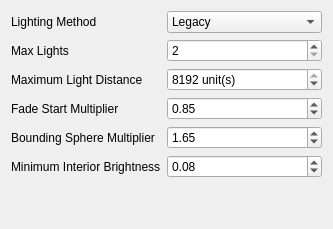
           <widget class="QWidget" name="lightingTab">
            <attribute name="title">
             <string>Lighting</string>
            </attribute>
            <layout class="QHBoxLayout" name="horizontalLightingLayout">
             <item>
              <layout class="QGridLayout" name="lightingLayout" columnstretch="0,0">
               <item row="4" column="0">
                <widget class="QLabel" name="lightsMaximumDistanceLabel">
                 <property name="toolTip">
                  <string>&lt;html&gt;&lt;head/&gt;&lt;body&gt;&lt;p&gt;Maximum distance at which lights will appear (measured in units).&lt;/p&gt;&lt;p&gt;Set this to 0 to use an unlimited distance.&lt;/p&gt;&lt;/body&gt;&lt;/html&gt;</string>
                 </property>
                 <property name="text">
                  <string>Maximum Light Distance</string>
                 </property>
                </widget>
               </item>
               <item row="8" column="1">
                <spacer name="verticalSpacer_10">
                 <property name="orientation">
                  <enum>Qt::Vertical</enum>
                 </property>
                 <property name="sizeHint" stdset="0">
                  <size>
                   <width>20</width>
                   <height>40</height>
                  </size>
                 </property>
                </spacer>
               </item>
               <item row="3" column="0">
                <widget class="QLabel" name="lightsMaxLightsLabel">
                 <property name="toolTip">
                  <string>&lt;html&gt;&lt;head/&gt;&lt;body&gt;&lt;p&gt;Maximum number of lights per object.&lt;/p&gt;&lt;p&gt;A low number near default will cause light popping similar to what you would see with legacy lighting.&lt;/p&gt;&lt;/body&gt;&lt;/html&gt;</string>
                 </property>
                 <property name="text">
                  <string>Max Lights</string>
                 </property>
                </widget>
               </item>
               <item row="5" column="0">
                <widget class="QLabel" name="lightFadeMultiplierLabel">
                 <property name="toolTip">
                  <string>&lt;html&gt;&lt;head/&gt;&lt;body&gt;&lt;p&gt;Fraction of maximum distance at which lights will start to fade.&lt;/p&gt;&lt;p&gt;Set this to a low value for slower transitions or a high value for quicker transitions.&lt;/p&gt;&lt;/body&gt;&lt;/html&gt;</string>
                 </property>
                 <property name="text">
                  <string>Fade Start Multiplier</string>
                 </property>
                </widget>
               </item>
               <item row="2" column="0">
                <widget class="QLabel" name="lightingMethodLabel">
                 <property name="toolTip">
                  <string>&lt;html&gt;&lt;head/&gt;&lt;body&gt;&lt;p&gt;Set the internal handling of light sources.&lt;/p&gt;
&lt;p&gt; &quot;Legacy&quot; always uses 8 lights per object and provides a lighting closest to an original game.&lt;/p&gt;
&lt;p&gt;&quot;Shaders (compatibility)&quot; removes the 8 light limit. This mode also enables lighting on groundcover and a configurable light fade. It is recommended to use this with older hardware and a light limit closer to 8.&lt;/p&gt;
&lt;p&gt; &quot;Shaders&quot; carries all of the benefits that &quot;Shaders (compatibility)&quot; does, but uses a modern approach that allows for a higher max lights count with little to no performance penalties on modern hardware.&lt;/p&gt;&lt;/body&gt;&lt;/html&gt;</string>
                 </property>
                 <property name="text">
                  <string>Lighting Method</string>
                 </property>
                </widget>
               </item>
               <item row="2" column="1">
                <widget class="QComboBox" name="lightingMethodComboBox">
                 <item>
                  <property name="text">
                   <string>Legacy</string>
                  </property>
                 </item>
                 <item>
                  <property name="text">
                   <string>Shaders (compatibility)</string>
                  </property>
                 </item>
                 <item>
                  <property name="text">
                   <string>Shaders</string>
                  </property>
                 </item>
                </widget>
               </item>
               <item row="6" column="0">
                <widget class="QLabel" name="lightsBoundingSphereMultiplierLabel">
                 <property name="toolTip">
                  <string>&lt;html&gt;&lt;head/&gt;&lt;body&gt;&lt;p&gt;Multipler for bounding sphere of lights.&lt;/p&gt;&lt;p&gt;Higher numbers allows for smooth falloff but require an increase in number of max lights.&lt;/p&gt;&lt;p&gt;Does not effect the illumination or strength of lights.&lt;/p&gt;&lt;/body&gt;&lt;/html&gt;</string>
                 </property>
                 <property name="text">
                  <string>Bounding Sphere Multiplier</string>
                 </property>
                </widget>
               </item>
               <item row="7" column="0">
                <widget class="QLabel" name="lightsMinimumInteriorBrightnessLabel">
                 <property name="toolTip">
                  <string>&lt;html&gt;&lt;head/&gt;&lt;body&gt;&lt;p&gt;Minimum ambient interior brightness.&lt;/p&gt;&lt;p&gt;Increase this if you feel interiors are too dark.&lt;/p&gt;&lt;/body&gt;&lt;/html&gt;</string>
                 </property>
                 <property name="text">
                  <string>Minimum Interior Brightness</string>
                 </property>
                </widget>
               </item>
               <item row="6" column="1">
                <widget class="QDoubleSpinBox" name="lightsBoundingSphereMultiplierSpinBox">
                 <property name="maximum">
                  <double>5.000000000000000</double>
                 </property>
                 <property name="singleStep">
                  <double>0.050000000000000</double>
                 </property>
                 <property name="value">
                  <double>1.650000000000000</double>
                 </property>
                </widget>
               </item>
               <item row="5" column="1">
                <widget class="QDoubleSpinBox" name="lightFadeMultiplierSpinBox">
                 <property name="maximum">
                  <double>1.000000000000000</double>
                 </property>
                 <property name="singleStep">
                  <double>0.010000000000000</double>
                 </property>
                 <property name="value">
                  <double>0.850000000000000</double>
                 </property>
                </widget>
               </item>
               <item row="7" column="1">
                <widget class="QDoubleSpinBox" name="lightsMinimumInteriorBrightnessSpinBox">
                 <property name="maximum">
                  <double>1.000000000000000</double>
                 </property>
                 <property name="singleStep">
                  <double>0.010000000000000</double>
                 </property>
                 <property name="value">
                  <double>0.080000000000000</double>
                 </property>
                </widget>
               </item>
               <item row="4" column="1">
                <widget class="QSpinBox" name="lightsMaximumDistanceSpinBox">
                 <property name="suffix">
                  <string> unit(s)</string>
                 </property>
                 <property name="maximum">
                  <number>8192</number>
                 </property>
                 <property name="singleStep">
                  <number>128</number>
                 </property>
                 <property name="value">
                  <number>8192</number>
                 </property>
                </widget>
               </item>
               <item row="3" column="1">
                <widget class="QSpinBox" name="lightsMaxLightsSpinBox">
                 <property name="minimum">
                  <number>2</number>
                 </property>
                 <property name="maximum">
                  <number>64</number>
                 </property>
                 <property name="singleStep">
                  <number>2</number>
                 </property>
                </widget>
               </item>
              </layout>
             </item>
            </layout>
           </widget>
